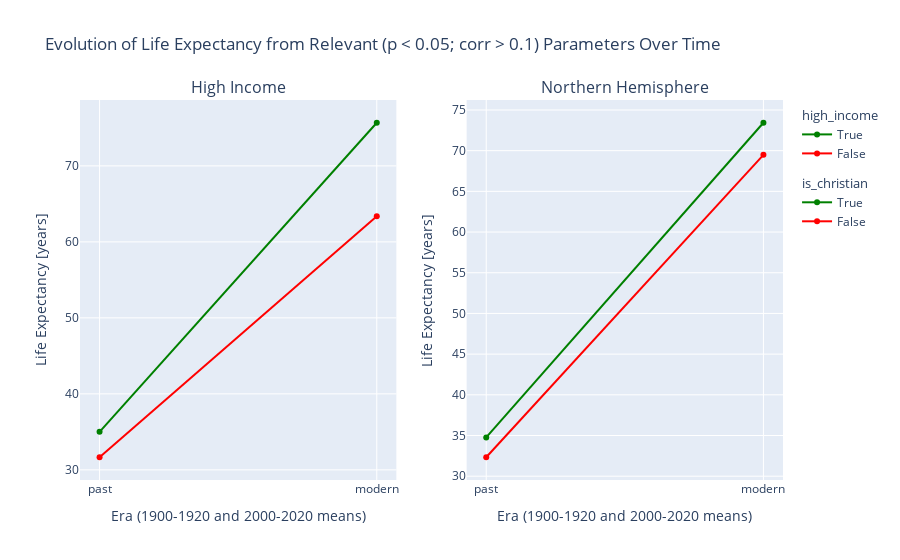

The notebook cell saved with this chart:
### Code cell
fig6 = make_subplots(rows=1, cols=len(relevant_params), shared_yaxes=False, subplot_titles=['High Income', 'Northern Hemisphere', 'Landlocked', 'Longitude', 'Christian', 'UN State'])
for i, param in enumerate(relevant_params):
    _values = pd.DataFrame(columns=['true', 'false'], index=['past', 'modern'])
    _values.loc["modern"].true = comparison_matrix.modern_life_exp.where(comparison_matrix[param] == True).dropna().median()
    _values.loc["modern"].false = comparison_matrix.modern_life_exp.where(comparison_matrix[param] == False).dropna().median()
    _values.loc["past"].true = comparison_matrix.past_life_exp.where(comparison_matrix[param] == True).dropna().median()
    _values.loc["past"].false = comparison_matrix.past_life_exp.where(comparison_matrix[param] == False).dropna().median()
    fig6.add_trace(trace=go.Scatter(y=_values.true, x=_values.index, name='True', legendgroup=param, legendgrouptitle_text=param, line=dict(color='green')),row=1, col=i+1)
    fig6.add_trace(trace=go.Scatter(y=_values.false, x=_values.index, name='False', legendgroup=param, line=dict(color='red')),row=1, col=i+1)

fig6.update_layout(violingap=0, violinmode='overlay')
fig6.update_yaxes(title_text='Life Expectancy [years]')
fig6.update_xaxes(title_text='Era (1900-1920 and 2000-2020 means)')
fig6.update_layout(title_text='Evolution of Life Expectancy from Relevant (p < 0.05; corr > 0.1) Parameters Over Time')
fig6.show()

### Figure 1 — Plotly figure (JSON) as saved in the notebook; plotly's stock layout.template omitted (floating-point values rounded to 4 significant figures)
{"data": [{"legendgroup": "high_income", "legendgrouptitle": {"text": "high_income"}, "line": {"color": "green"}, "name": "True", "type": "scatter", "x": ["past", "modern"], "xaxis": "x", "y": [35.0, 75.67], "yaxis": "y"}, {"legendgroup": "high_income", "line": {"color": "red"}, "name": "False", "type": "scatter", "x": ["past", "modern"], "xaxis": "x", "y": [31.66, 63.36], "yaxis": "y"}, {"legendgroup": "is_christian", "legendgrouptitle": {"text": "is_christian"}, "line": {"color": "green"}, "name": "True", "type": "scatter", "x": ["past", "modern"], "xaxis": "x2", "y": [34.76, 73.43], "yaxis": "y2"}, {"legendgroup": "is_christian", "line": {"color": "red"}, "name": "False", "type": "scatter", "x": ["past", "modern"], "xaxis": "x2", "y": [32.33, 69.49], "yaxis": "y2"}], "layout": {"annotations": [{"font": {"size": 16}, "showarrow": false, "text": "High Income", "x": 0.225, "xanchor": "center", "xref": "paper", "y": 1, "yanchor": "bottom", "yref": "paper"}, {"font": {"size": 16}, "showarrow": false, "text": "Northern Hemisphere", "x": 0.775, "xanchor": "center", "xref": "paper", "y": 1, "yanchor": "bottom", "yref": "paper"}], "title": {"text": "Evolution of Life Expectancy from Relevant (p < 0.05; corr > 0.1) Parameters Over Time"}, "violingap": 0, "violinmode": "overlay", "xaxis": {"anchor": "y", "domain": [0, 0.45], "title": {"text": "Era (1900-1920 and 2000-2020 means)"}}, "xaxis2": {"anchor": "y2", "domain": [0.55, 1], "title": {"text": "Era (1900-1920 and 2000-2020 means)"}}, "yaxis": {"anchor": "x", "domain": [0, 1], "title": {"text": "Life Expectancy [years]"}}, "yaxis2": {"anchor": "x2", "domain": [0, 1], "title": {"text": "Life Expectancy [years]"}}}}
